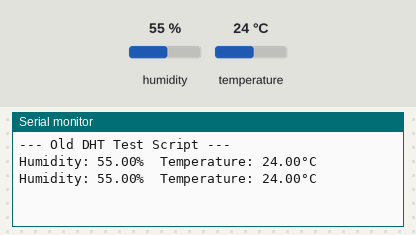
A sketch run on a simulated ESP32. Parts: the last lines printed to the serial monitor. The test bench sets the inputs (shaded band); at power-on: humidity 55 %, temperature 24 °C.

Above: at 4.8 s.
4.9 s: humidity set to 22 %
At 7.1 s:
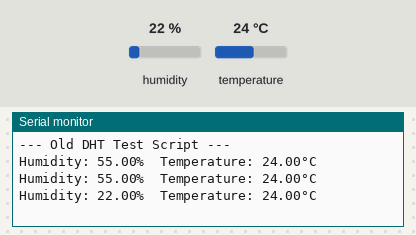
7.9 s: temperature set to 12 °C
At 8.8 s:
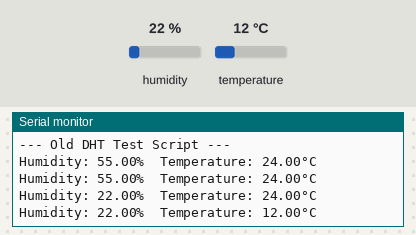
10.9 s: humidity set to 40 %
At 13.5 s:
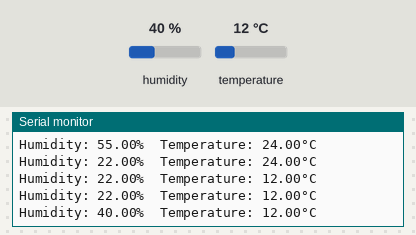
Timing chart, 0 to 15.0 s (numbered marks = the images above; inputs shaded):
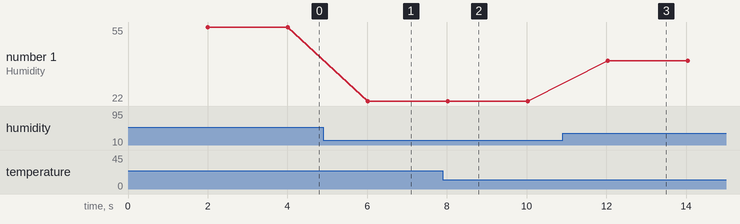

Measured:
- after the input at 4.9 s, the serial monitor: prints a new line after 1.1 s (image 1)
- after the input at 7.9 s, the serial monitor: prints a new line after 0.12 s (image 2)
- after the input at 10.9 s, the serial monitor: prints a new line after 1.1 s (image 3)
- plotted number 1: 55 → 22 after the input at 4.9 s, 22 → 40 after the input at 10.9 s

The sketch:

environment_test.ino
```cpp
#include "DHT.h"

#define DHTPIN 4        // Change this if you moved the wire to a different pin
#define DHTTYPE DHT22   // Use DHT22 if that's what you have

DHT dht(DHTPIN, DHTTYPE);

void setup() {
  Serial.begin(115200);
  Serial.println(F("--- Old DHT Test Script ---"));
  dht.begin();
}

void loop() {
  delay(2000);

  float h = dht.readHumidity();
  float t = dht.readTemperature();

  if (isnan(h) || isnan(t)) {
    Serial.printf("Failed to read from DHT sensor on Pin %d!\n", DHTPIN);
    return;
  }

  Serial.print(F("Humidity: "));
  Serial.print(h);
  Serial.print(F("%  Temperature: "));
  Serial.print(t);
  Serial.println(F("°C "));
}
```
